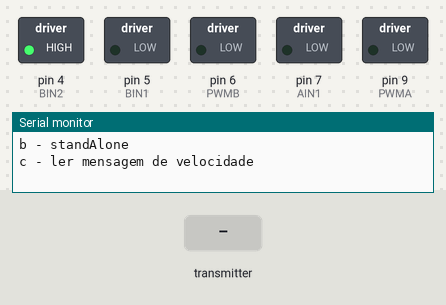
Simulated run of this sketch. Board: Arduino Uno, built with avr-gcc and run on an emulated ATmega328P. On the bench: switched loads named in the sketch (green lamp = pin HIGH), the last lines printed to the serial monitor. Inputs (shaded band) come from the test bench. No radio packets arrive unless stated.

Above: at 1.2 s.
1.3 s: the transmitter starts sending motorA = 256
At 2.5 s:
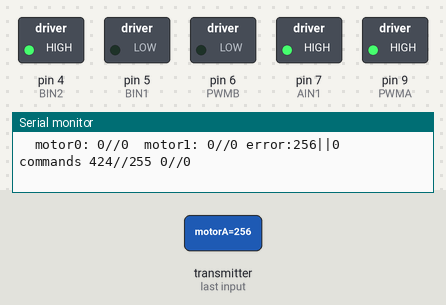
3.0 s: the transmitter starts sending motorB = 256
At 4.1 s:
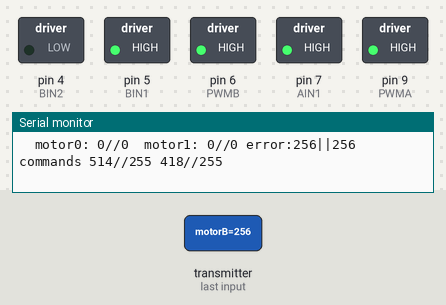
4.7 s: the transmitter starts sending motorB = 0
At 6.6 s:
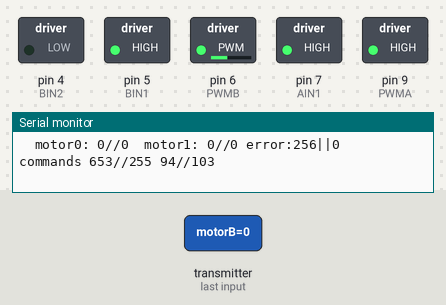
6.9 s: the transmitter starts sending motorA = 0
At 7.9 s:
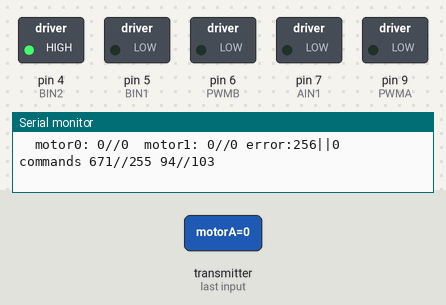
8.4 s: the transmitter starts sending motorA = 512
At 9.6 s:
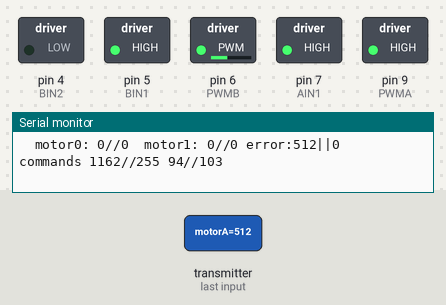
Timing chart, 0 to 10.9 s (numbered marks = the images above; inputs shaded):
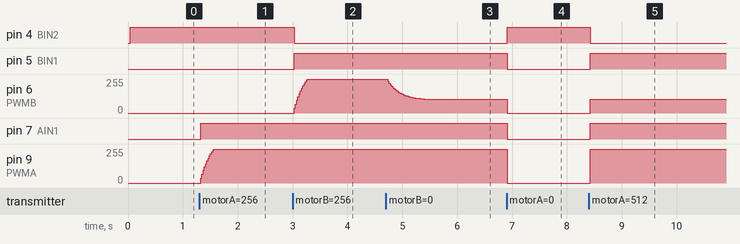

Measured:
- after the input at 1.3 s, pin 7 (AIN1): LOW → HIGH at once; pin 9 (PWMA): moves from 0/255 to 255/255 over 0.25 s, starting at once
- after the input at 3.0 s, pin 4 (BIN2): HIGH → LOW at once; pin 5 (BIN1): LOW → HIGH at once; pin 6 (PWMB): moves from 0/255 to 255/255 over 0.25 s, starting at once
- after the input at 4.7 s, pin 6 (PWMB): moves from 255/255 to 103/255 over 0.71 s, starting at once
- after the input at 6.9 s, pin 4 (BIN2): LOW → HIGH at once; pin 5 (BIN1), pin 7 (AIN1): HIGH → LOW at once; pin 6 (PWMB): 103/255 → 0/255 at once; pin 9 (PWMA): 255/255 → 0/255 at once
- after the input at 8.4 s, pin 4 (BIN2): HIGH → LOW at once; pin 5 (BIN1), pin 7 (AIN1): LOW → HIGH at once; pin 6 (PWMB): 0/255 → 103/255 at once; pin 9 (PWMA): 0/255 → 255/255 at once

The sketch:

firmware_CCcontrol.ino
```cpp
/**********FIRMWARE PARA ESTUDO EM CONTROLE***********/
/* http://www-personal.umich.edu/~johannb/Papers/paper43.pdf
 *  Usando a ideia de cross coupling control
  */

/*Encoder pins*/
int channelA = 3; //TX = 3
int channelB = 2; //RX = 2

/*Motor pins*/
int PWMA = 9;
int AIN1 = 7;
int AIN2 = 8;

//int STBY = A3;

int PWMB = 6;//10
int BIN1 = 5;
int BIN2 = 4;

volatile long contadorA = 0;
volatile long contadorB = 0;
volatile long contador = 0;
long contadorA_media=0;
long contadorB_media=0;
long motorA_direction=0;
long motorB_direction=0;
long errorA_i=0;
long errorB_i=0;
long commandA_media=0;
long commandB_media=0;
#include <SPI.h> //for radio
#include "RF24.h" // for radio

int acc=0;

/*************  USER Configuration *****************************/
/***********radio***********/
/*Radio pins*/
int CE = A0; //pro micro
int CS = 10; //pro micro
//int CE = 3; //nano
//int CS = 2; //nano


RF24 radio(CE,CS);                        // Set up nRF24L01 radio on SPI bus plus pins 3 & 2 for nano


const uint64_t pipes[4] = { 0xABCDABCD71LL, 0x544d52687CLL, 0x644d52687CLL, 0x744d52687CLL};
uint64_t pipeEnvia=pipes[0];
uint64_t pipeRecebe=pipes[3];


struct dataStruct{
    char data1;
    int data2;
}myData;

struct dataStruct2{
    int motorA=0;
    int motorB=0;
}velocidades;


/***************************************************************/


void setup(void) {

  Serial.begin(115200);
  Serial.println("Inicio");


  radioSetup();
  motorsSetup();
  encodersSetup();

  Serial.println("Firwmare para estudo em controle");
  Serial.println("Objetivo: implementar um cross coupling control");
  Serial.println("Para testar:");
  Serial.println("* radio      OK");
  Serial.println("* enconder    OK");
  Serial.println("* controle");
  Serial.println("##############");
  Serial.println();
  Serial.println();
  Serial.println();


  menu(); //preicsa abrir o serial pelo computador

}

String inString = "";
//loop para controlar a radio

void stand(){
  int acc=0;
  //Serial.println("aguardando mensagem, resete para retirar desse modo");
  while(true){
    if(radio.available()){
       acc=0;
       int temp1=velocidades.motorA;
       int temp2=velocidades.motorB;
       while(radio.available()){
        radio.read(&velocidades,sizeof(velocidades));
       }
       if(!(velocidades.motorA==temp1 && velocidades.motorB==temp2)){
        //errorA_i=0;
        //errorB_i=0;
       }
     }else{
      //procedimento para indicar que o robo nao recebe mensagens nas ultimas 20000 iteracoes
      acc++;
      if(acc>20000){
        control(700,-700);
      }else{
        control(velocidades.motorA, velocidades.motorB);
      }
    }
  }
}


void loop(){
  stand();
  if (Serial.available()){
    char c = (Serial.read());
    Serial.println();

    switch(c){
      case '1':
      {
        menu();
        Serial.println();
        break;
      }
      case '2':
      {
        Serial.println("Verificando plataforma");
        plataforma();
        break;
      }
      case '3':
      {
        Serial.println("Teste radio");
        if(radio.isPVariant()){
          Serial.println("is PVariant");
        }else{
          Serial.println("it is not PVariant");
        }
        break;
      }
      case '4':
      {
        radio_status();
        break;
      }
      case '5':
      {
        Serial.println(radio.available());
        break;
      }
      case '6':
      {
        mandaMensagem();
        break;
      }
      case '7':
      {
        recebeMensagem();
        break;
      }
      case '8':
      {
        Serial.println("motor: [0,1]");
        while(!Serial.available());
        int motor = int(toupper(Serial.read()))-48;
        Serial.println(motor);
        Serial.println("power: [0-255]");
        // Read serial input:
        while(!Serial.available());
        while (Serial.available() > 0) {
          int inChar = Serial.read();
          if (isDigit(inChar)) {
            // convert the incoming byte to a char
            // and add it to the string:
            inString += (char)inChar;
          }
        }
        Serial.println(inString.toInt());
        move(motor, inString.toInt());
        inString = "";
        break;
      }
      case '9':
      {
        move(0, 0);
        move(1, 0);
        break;
      }
      case '0':
      {
        encoder();
        Serial.print("motor0: ");Serial.print(contadorA);Serial.print("//");Serial.print(contadorA_media);
    Serial.print("  motor1: ");Serial.print(contadorB);Serial.print("//");Serial.println(contadorB_media);
        break;
      }
      case 'a':
      {
         Serial.println("velocidade em ticks por 10 milisegundos:");
         while(true){
          // Read serial input:
          if(Serial.available()){
            inString = "";
            while (Serial.available() > 0) {
              int inChar = Serial.read();
              if (isDigit(inChar)) {
                // convert the incoming byte to a char
                // and add it to the string:
                inString += (char)inChar;
              }
            }
            Serial.println(inString.toInt());
            errorA_i=0;
            errorB_i=0;
          }
          control(inString.toInt(), inString.toInt());
         }
      }
      case 'b':
      {
        stand();
        break;
      }
      case 'c':
      {
        levelocidades();
        break;
      }
      default:
      {
       Serial.println("opcao nao reconhecida");
       break;
      }
    }
  }
}

void levelocidades(){
  if(radio.available()){
     while(radio.available()){
      radio.read(&velocidades,sizeof(velocidades));
     }
  Serial.println(velocidades.motorA);
  Serial.println(velocidades.motorB);
  }
}


void control(int velocidadeA, int velocidadeB){
  if(velocidadeA || velocidadeB){
    encoder();
    Serial.print("  motor0: ");Serial.print(contadorA);Serial.print("//");Serial.print(contadorA_media);
    Serial.print("  motor1: ");Serial.print(contadorB);Serial.print("//");Serial.print(contadorB_media);
    long errorA=velocidadeA-contadorA_media;
    long errorB=velocidadeB-contadorB_media;
    errorA_i+=errorA;
    errorB_i+=errorB;

    Serial.print(" error:");
    Serial.print(errorA);
    Serial.print("||");
    Serial.print(errorB);

    long ke_a=1400;
    long ki_a=5;

    long ke_b=1400;
    long ki_b=5;

    long intermediarioA=0;
    intermediarioA=(ke_a*errorA)/1000;
    intermediarioA+=(ki_a*errorA_i)/1000;

    long intermediarioB=0;
    intermediarioB=(ke_b*errorB)/1000;
    intermediarioB+=(ki_b*errorB_i)/1000;

    int commandA=intermediarioA;
    int commandB=intermediarioB;
    commandA_media+=(commandA-commandA_media)/10;
    commandB_media+=(commandB-commandB_media)/10;

    if(commandA_media>255){
      commandA_media=255;
    }
    if(commandB_media>255){
      commandB_media=255;
    }

    move(0, commandA_media);
    move(1, commandB_media);
    Serial.print("   commands ");
    Serial.print(commandA);Serial.print("//");Serial.print(commandA_media);
    Serial.print(" ");Serial.print(commandB);Serial.print("//");Serial.println(commandB_media);
  }else{
    contadorA_media=0;
    contadorB_media=0;
    move(0,0);
    move(1,0);
  }
}

void menu(){
  Serial.println("Menu:");
  Serial.println("1 - menu");
  Serial.println("2 - plataforma");
  Serial.println("3 - teste radio (pvariant test)");
  Serial.println("4 - radio config");
  Serial.println("5 - verificar se existe mensagem");
  Serial.println("6 - mandar mensagem");
  Serial.println("7 - ler mensagem");
  Serial.println("8 - move motor");
  Serial.println("9 - parar todos os motores");
  Serial.println("0 - enconder");
  Serial.println("a - controle de velocidade por ticks por 10 milisegundos");
  Serial.println("b - standAlone");
  Serial.println("c - ler mensagem de velocidade");

}

void recebeMensagem(){
   if(radio.available()){
     while(radio.available()){
      radio.read(&myData,sizeof(myData));
     }
     Serial.print("mensagem: ");
     Serial.println(myData.data1);
   }
}

void mandaMensagem(){
  Serial.println("Escreva 1 caractere");
  while(!Serial.available());

  char c = toupper(Serial.read());
  myData.data1=c;
  radio.stopListening();
  radio.enableDynamicAck();                 //essa funcao precisa andar colada na de baixo
  radio.write(&myData,sizeof(myData), 1);   //lembrar que precisa enableDynamicAck antes
                                            // 1-NOACK, 0-ACK
  radio.startListening();
  Serial.println(c);
}

void radio_status(){
  Serial.print("CE: ");
  Serial.println(CE);
  Serial.print("CS: ");
  Serial.println(CS);

  Serial.print("Channel: ");
  Serial.print(radio.getChannel());
  Serial.println("  0-125");
  Serial.print("PALevel: ");
  Serial.print(radio.getPALevel());
  Serial.println("  0-3");
  Serial.print("DataRate: ");
  Serial.print(radio.getDataRate());
  Serial.println("  0->1MBPS, 1->2MBPS, 2->250KBPS");
  Serial.println();
  Serial.print("Enviar por: ");
  Serial.println(int(pipeEnvia));
  Serial.print("Recebe por: ");
  Serial.println(int(pipeRecebe));
  Serial.print("Payload size: ");
  Serial.println(radio.getPayloadSize());

}

void plataforma(){
  Serial.println("Plataforma arduino pro micro");
  unsigned long time=millis();
  Serial.println(time);
}

void move(int motor, int power) {
  //digitalWrite(STBY, HIGH);
  int pin1, pin2;
  int PWM;
  if (motor == 0) {
    pin1 = AIN1;
    pin2 = AIN2;
    PWM = PWMA;
  }
  else {
    pin1 = BIN1;
    pin2 = BIN2;
    PWM = PWMB;
  }

  //power = map(power,-100,100,-255,255);
  if(power>255) {
    power=255;
    Serial.print("SATURADO!");
  }
  if(power<-255){
    power=-255;
    Serial.print("SATURADO!");
  }
  int power_magnitude = abs(power);
  if(motor==0){
    motorA_direction=(power > 0 ? 1:-1);
  }else{
    motorB_direction=(power > 0 ? 1:-1);
  }
  int motor_direction = (power > 0 ? 0:1);

  boolean inPin1 = LOW;
  boolean inPin2 = HIGH;

  if (motor_direction == 0) {
    inPin1 = HIGH;
    inPin2 = LOW;
  }

  digitalWrite(pin1, inPin1);
  digitalWrite(pin2, inPin2);
  analogWrite(PWM, abs(power));
}

void motorsSetup(){
  pinMode(PWMA, OUTPUT);
  pinMode(AIN1, OUTPUT);
  pinMode(AIN1, OUTPUT);

  //pinMode(STBY, OUTPUT);

  pinMode(PWMB, OUTPUT);
  pinMode(BIN1, OUTPUT);
  pinMode(BIN2, OUTPUT);

}

void radioSetup(){
  radio.begin();                           // inicializa radio
  radio.setChannel(108);                   //muda para um canal de frequencia diferente de 2.4Ghz
  radio.setPALevel(RF24_PA_MAX);           //usa potencia maxima
  radio.setDataRate(RF24_2MBPS);           //usa velocidade de transmissao maxima

  radio.openWritingPipe(pipeEnvia);        //escreve pelo pipe0
  radio.openReadingPipe(1,pipeRecebe);      //escuta pelo pipe1

  radio.enableDynamicPayloads();           //ativa payloads dinamicos(pacote tamamhos diferentes do padrao)
  radio.setPayloadSize(sizeof(velocidades));   //ajusta os o tamanho dos pacotes ao tamanho da mensagem

  radio.startListening();                 // Start listening
}

/**********************ENCONDER********************/


void encodersSetup() {
  pinMode(channelA, INPUT);
  pinMode(channelB, INPUT);
}

void soma(){
  contador++;
}

void interruptEncoderPins(int channel, volatile long &contador_i) {
  contador = 0;
  attachInterrupt(channel, soma, RISING);
  delay(10);
  detachInterrupt(channel);
  contador_i = contador;
}

void encoder() {
  interruptEncoderPins(channelA, contadorA);
  interruptEncoderPins(channelB, contadorB);

  contadorA_media+=(motorA_direction*contadorA-contadorA_media)/10;
  contadorB_media+=(motorB_direction*contadorB-contadorB_media)/10;
}
```
